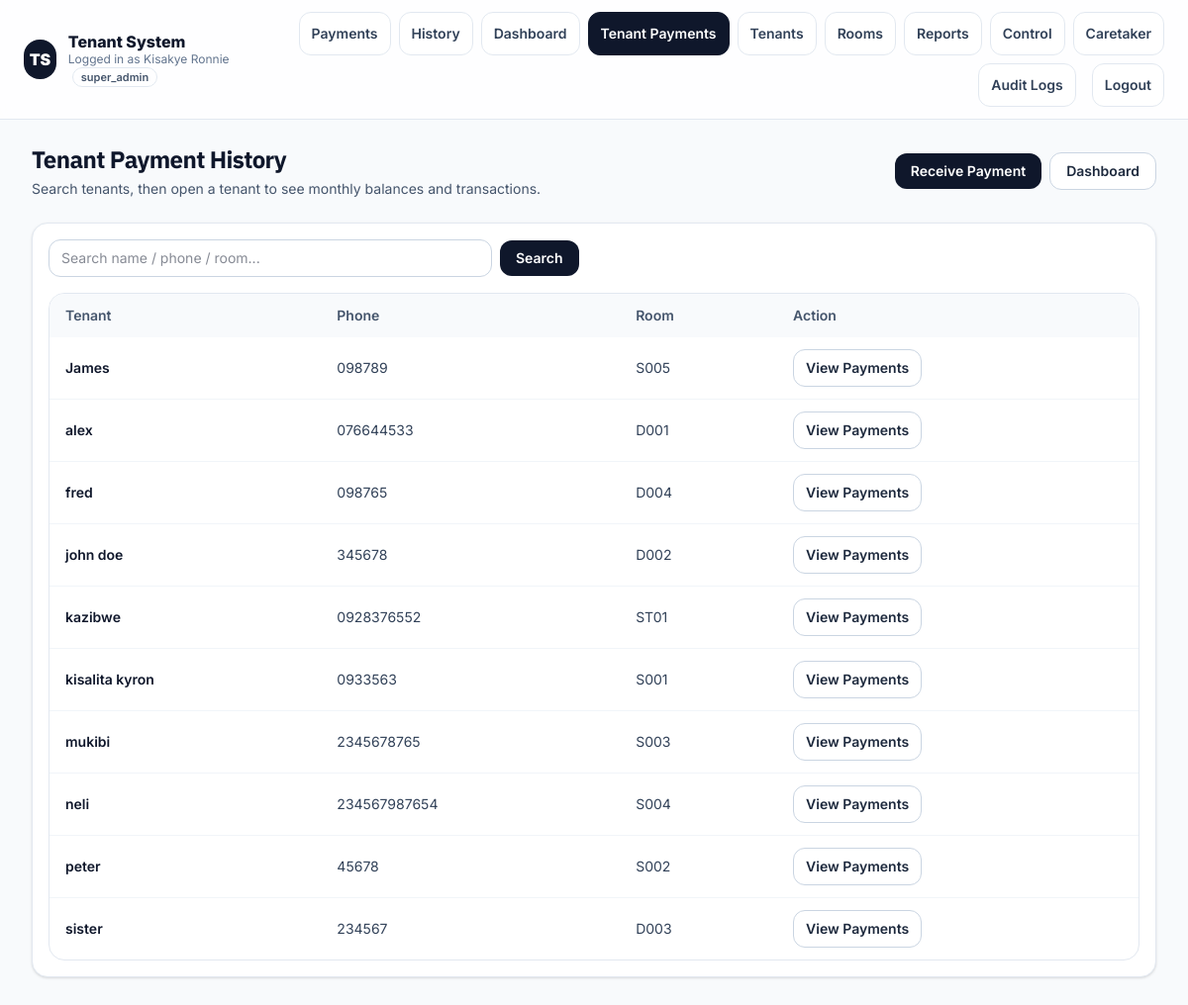
Page /public/tenant_payments.php (signed in) on the earlier database version.
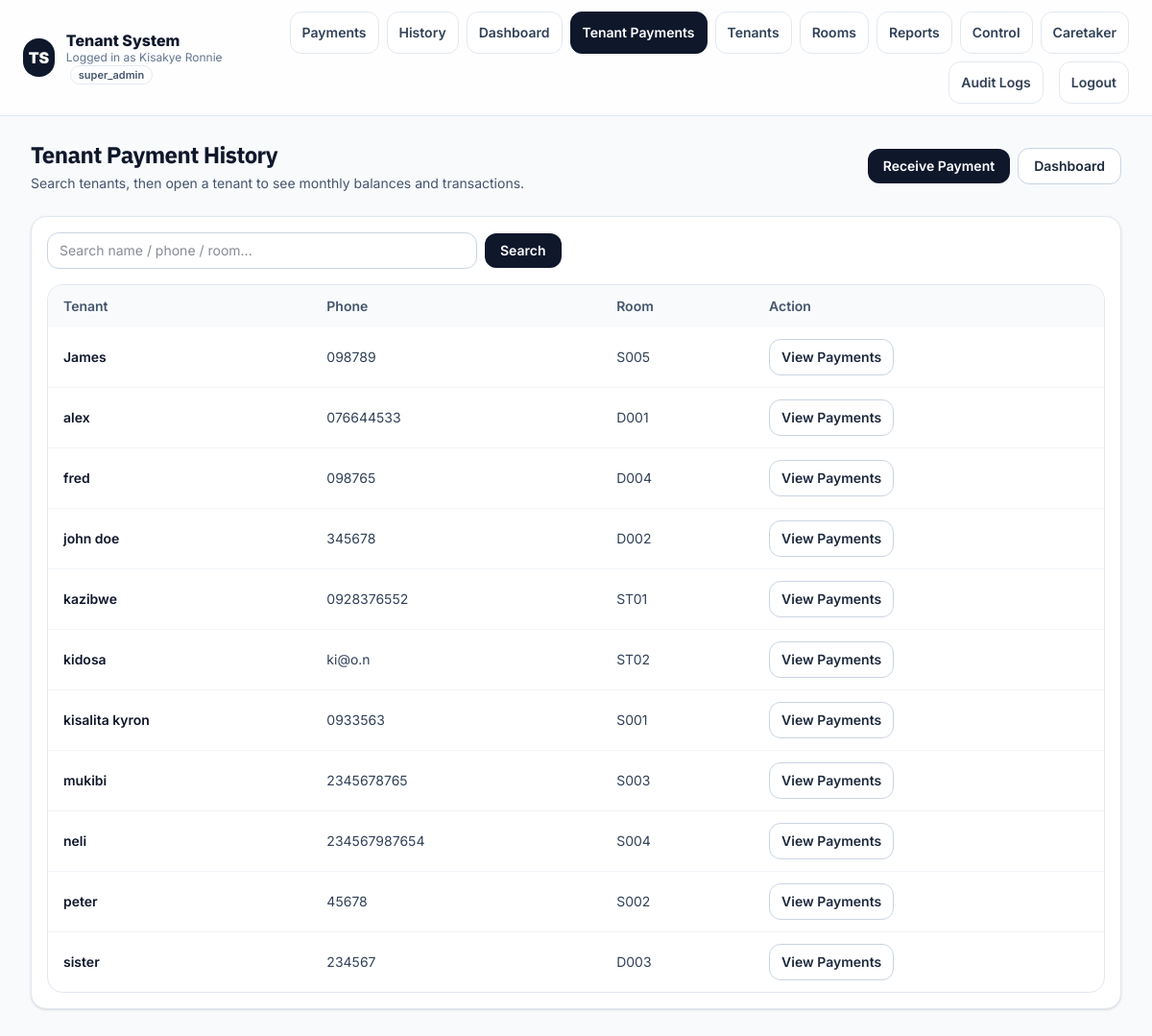
Same page on the later database version.
### tables this page shows
CREATE TABLE "tenants" (
    id INTEGER PRIMARY KEY AUTOINCREMENT,

    admin_id INTEGER NOT NULL,
    room_id INTEGER,

    full_name TEXT NOT NULL,
    phone TEXT,
    email TEXT,

    move_in_date DATE,
    exit_date DATE,

    status TEXT DEFAULT 'active',

    rent_due_date DATE,
    rent_due_day INTEGER,
    monthly_rent REAL,

    created_at DATETIME,
    updated_at DATETIME
);

CREATE TABLE rooms (
            id INTEGER PRIMARY KEY AUTOINCREMENT,
            room_number TEXT NOT NULL,
            room_type_id INTEGER NOT NULL,
            status TEXT DEFAULT 'free',
            monthly_rent INTEGER DEFAULT 0,
            admin_id INTEGER NOT NULL, notes TEXT,
            FOREIGN KEY (room_type_id) REFERENCES room_types(id)
                ON DELETE RESTRICT
                ON UPDATE CASCADE
        );

### core/helpers.php (called while the page is built, shortened)
<?php
if (!function_exists('e')) {
    function e($v): string
    {
        return htmlspecialchars((string)($v ?? ''), ENT_QUOTES | ENT_SUBSTITUTE, 'UTF-8');
    }
}
?>

### public/tenant_payments.php (the view, shortened to what this page needs)
<?php
require_once __DIR__ . '/../core/bootstrap.php';
$adminId  = (int)($_SESSION['admin_id'] ?? 0);
$q        = trim((string)($_GET['q'] ?? ''));
$sql = "
    SELECT
        t.id,
        t.full_name,
        t.phone,
        r.room_number
    FROM tenants t
    LEFT JOIN rooms r ON t.room_id = r.id
    WHERE t.admin_id = ?
";
$params = [$adminId];
$sql .= " ORDER BY t.full_name LIMIT 20";
$stmt = $pdo->prepare($sql);
$stmt->execute($params);
$tenantList = $stmt->fetchAll(PDO::FETCH_ASSOC) ?: [];
?>
<!doctype html>
<html lang="en">
<head>
  <link rel="stylesheet" href="assets/css/tailwind.css">
</head>
<body class="min-h-screen bg-slate-50 text-slate-900">
  <?php
  $navPath = __DIR__ . '/partials/navbar.php';
  if (is_file($navPath)) require $navPath;
  ?>
  <main class="mx-auto max-w-7xl px-4 sm:px-6 lg:px-8 py-6">
    <div class="mb-6 flex flex-col gap-3 sm:flex-row sm:items-center sm:justify-between">
      <div>
        <h1 class="text-2xl font-bold tracking-tight font-alt">Tenant Payment History</h1>
        <p class="mt-1 text-sm text-slate-600">
          Search tenants, then open a tenant to see monthly balances and transactions.
        </p>
      </div>
      <div class="flex items-center gap-2">
        <a href="payments.php"
           class="inline-flex items-center rounded-xl bg-slate-900 px-4 py-2 text-sm font-semibold text-white hover:bg-slate-800">
          Receive Payment
        </a>
        <a href="dashboard.php"
           class="inline-flex items-center rounded-xl border border-slate-300 bg-white px-4 py-2 text-sm font-semibold text-slate-800 hover:bg-slate-50">
          Dashboard
        </a>
      </div>
    </div>
    <div class="rounded-2xl border border-slate-200 bg-white p-4 shadow-sm mb-6">
      <form method="get" class="flex flex-col gap-2 sm:flex-row sm:items-center">
        <input
          name="q"
          value="<?= e($q) ?>"
          placeholder="Search name / phone / room..."
          class="w-full sm:max-w-md rounded-xl border border-slate-300 bg-white px-3 py-2 text-sm outline-none focus:border-slate-400"
        />
        <button class="inline-flex items-center justify-center rounded-xl bg-slate-900 px-4 py-2 text-sm font-semibold text-white hover:bg-slate-800">
          Search
        </button>
      </form>
      <div class="mt-4 overflow-hidden rounded-2xl border border-slate-200">
        <div class="overflow-x-auto">
          <table class="min-w-full text-sm">
            <thead class="bg-slate-50 text-slate-600">
              <tr>
                <th class="px-4 py-3 text-left font-semibold">Tenant</th>
                <th class="px-4 py-3 text-left font-semibold">Phone</th>
                <th class="px-4 py-3 text-left font-semibold">Room</th>
                <th class="px-4 py-3 text-left font-semibold">Action</th>
              </tr>
            </thead>
            <tbody class="divide-y divide-slate-100">
              <?php foreach ($tenantList as $t): ?>
                <tr class="hover:bg-slate-50" id="tenant-row-<?= (int)$t['id'] ?>">
                  <td class="px-4 py-3 font-semibold"><?= e($t['full_name'] ?? '') ?></td>
                  <td class="px-4 py-3 text-slate-700"><?= e($t['phone'] ?? '') ?></td>
                  <td class="px-4 py-3 text-slate-700"><?= e($t['room_number'] ?? '—') ?></td>
                  <td class="px-4 py-3">
                    <a
                      href="?tenant_id=<?= (int)$t['id'] ?>&q=<?= urlencode($q) ?>#tenant-row-<?= (int)$t['id'] ?>"
                      class="inline-flex items-center rounded-xl border border-slate-300 bg-white px-3 py-2 text-sm font-semibold text-slate-800 hover:bg-slate-50"
                    >
                      View Payments
                    </a>
                  </td>
                </tr>
              <?php endforeach; ?>
            </tbody>
          </table>
        </div>
      </div>
    </div>
  </main>
</body>
</html>

Differences in the rows shown:
added tenants: full_name "kidosa", phone "ki@o.n", room.room_number "ST02"
